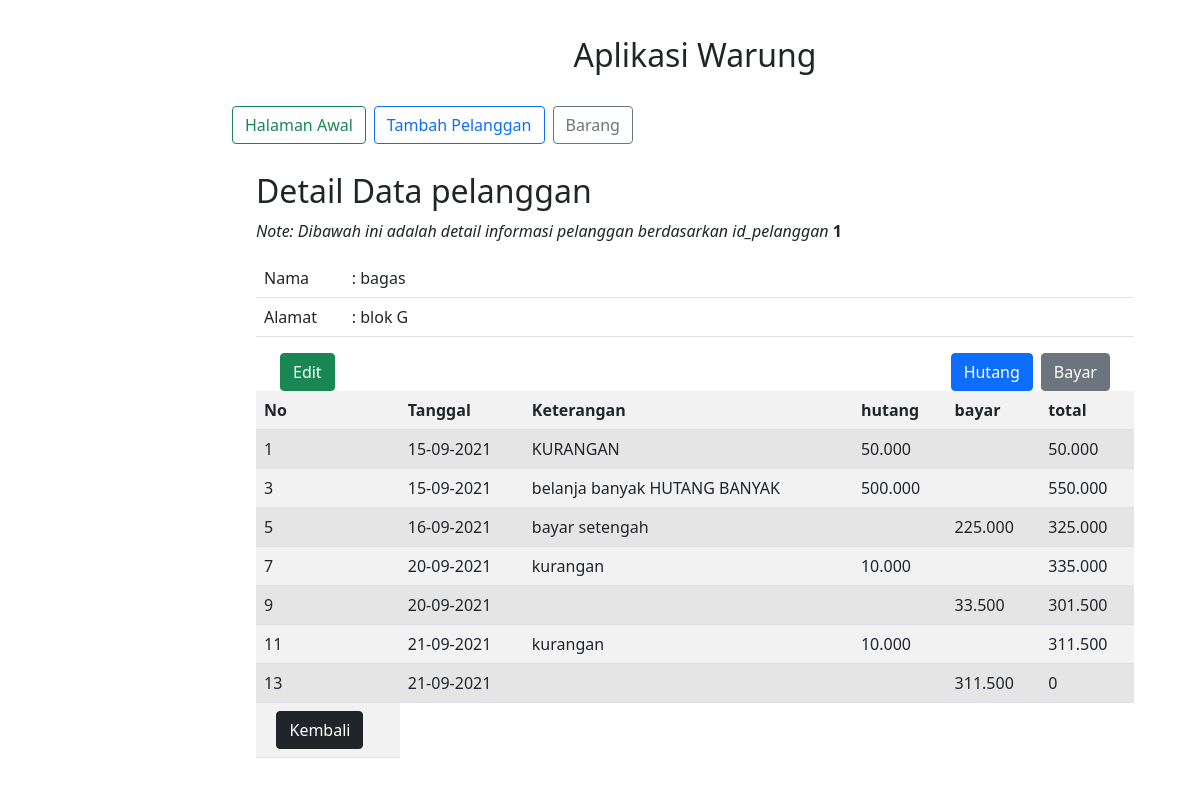
Before: /detail.php?id_pelanggan=1 with the older database file.
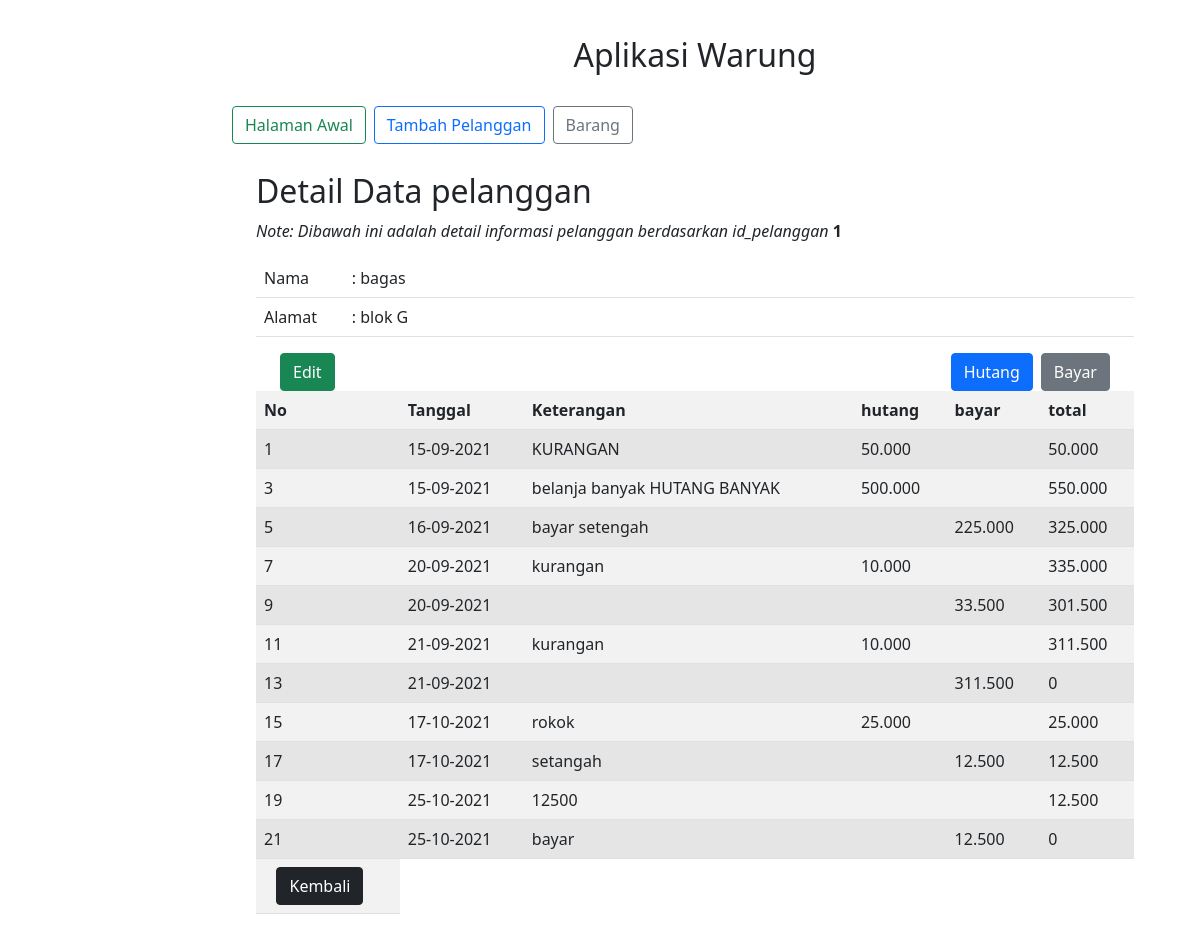
After: the same page with the newer database file.
### tables this page shows
CREATE TABLE `transaksi` (
  `id_pelanggan` int(11) NOT NULL,
  `id_hutang` int(11) NOT NULL,
  `tanggal` date NOT NULL,
  `keterangan` text NOT NULL,
  `hutang` varchar(50) NOT NULL,
  `bayar` varchar(50) NOT NULL,
  `total` varchar(50) NOT NULL
);

### src/fungsi.php (called while the page is built, shortened)
<?php
function format_rupiah($angka)
{
    $rupiah = number_format($angka, 0, ',', '.');
    return $rupiah;
}

### detail.php (the view, shortened to what this page needs)
<?php
include 'src\koneksi.php';
include 'src\fungsi.php';
if (isset($_GET['id_pelanggan'])) {
    $id_pelanggan = $_GET['id_pelanggan'];
} else {
    die("Error. No ID Selected!");
}
$data = mysqli_query($koneksi, "SELECT * FROM pelanggan where id_pelanggan=$id_pelanggan");
$row = mysqli_fetch_array($data);
?>
<html>
<head>
    <link rel="stylesheet" href="asset/css/bootstrap.min.css" />
    <link rel="stylesheet" href="asset/css/datatables.css">
    <link rel="stylesheet" href="asset/css/jquery.dataTables.min.css">
</head>
<body>
    <div class="container" style="margin-top:3%">
        <div class="row">
            <div class=" col-md-10 offset-md-2">
                <?php
                include "nav.php"
                ?>
                <div class="container" style="margin-top:3%">
                    <h2>Detail Data pelanggan</h2>
                    <p><i>Note: Dibawah ini adalah detail informasi pelanggan berdasarkan id_pelanggan</i> <b><?php echo $id_pelanggan ?></b></p>
                    <table class="table" border="0">
                        <tr>
                            <td style="width: 10%;">Nama</td>
                            <td>: <?php echo $row['nama'] ?></td>
                        </tr>
                        <tr>
                            <td>Alamat</td>
                            <td>: <?php echo $row['alamat'] ?></td>
                        </tr>
                    </table>
                    <div class="container ">
                        <div class="row ">
                            <div class="col-4 d-grid gap-2 d-md-flex">
                                <a class="btn btn-success " data-bs-toggle="modal" data-bs-target="#modalEdit">Edit</a>
                            </div>
                            <div class="col-8 d-grid gap-2 d-md-flex justify-content-md-end">
                                <a class="btn btn-primary " data-bs-toggle="modal" data-bs-target="#modalHutang">Hutang</a>
                                <a class="btn btn-secondary " data-bs-toggle="modal" data-bs-target="#modalBayar">Bayar</a>
                            </div>
                        </div>
                    </div>
                    <table class="table table-striped">
                        <tr>
                            <th>
                                No
                            </th>
                            <th>
                                Tanggal
                            </th>
                            <th>
                                Keterangan
                            </th>
                            <th>
                                hutang
                            </th>
                            <th>
                                bayar
                            </th>
                            <th>
                                total
                            </th>
                        </tr>
                        <?php
                        $no = 1;
                        $data = mysqli_query($koneksi, " select  *
															from
															transaksi
															where
															id_pelanggan = $id_pelanggan
															order by id_hutang asc");
                        while ($rw = mysqli_fetch_array($data)) {
                        ?>
                            <tr class="table-active">
                                <td>
                                    <?= $no++; ?>
                                </td>
                                <td>
                                    <?= date('d-m-Y', strtotime($rw['tanggal'])); ?>
                                </td>
                                <td>
                                    <?= $rw['keterangan']; ?>
                                </td>
                                <td>
                                    <?php if ($rw['hutang'] == '') {
                                    } else {
                                        echo format_rupiah($rw['hutang']);
                                    } ?>
                                </td>
                                <td>
                                    <?php if ($rw['bayar'] == '') {
                                    } else {
                                        echo format_rupiah($rw['bayar']);
                                    } ?>
                                </td>
                                <td>
                                    <?php if ($rw['total'] == '') {
                                    } else {
                                        echo format_rupiah($rw['total']);
                                    } ?>
                                </td>
                            </tr>
                        <?php
                            $no++;
                        }
                        ?>
                        <td>&nbsp; &nbsp;<a class="btn btn-dark" href="./">Kembali</a></td>
                    </table>
                </div>
            </div>
        </div>
</body>
</html>

Changed rows visible on the page:
added transaksi: tanggal "17-10-2021", keterangan "rokok", hutang "25.000", total "25.000"
added transaksi: tanggal "17-10-2021", keterangan "setangah", bayar "12.500", total "12.500"
added transaksi: tanggal "25-10-2021", keterangan "12500", total "12.500"
added transaksi: tanggal "25-10-2021", keterangan "bayar", bayar "12.500", total "0"
